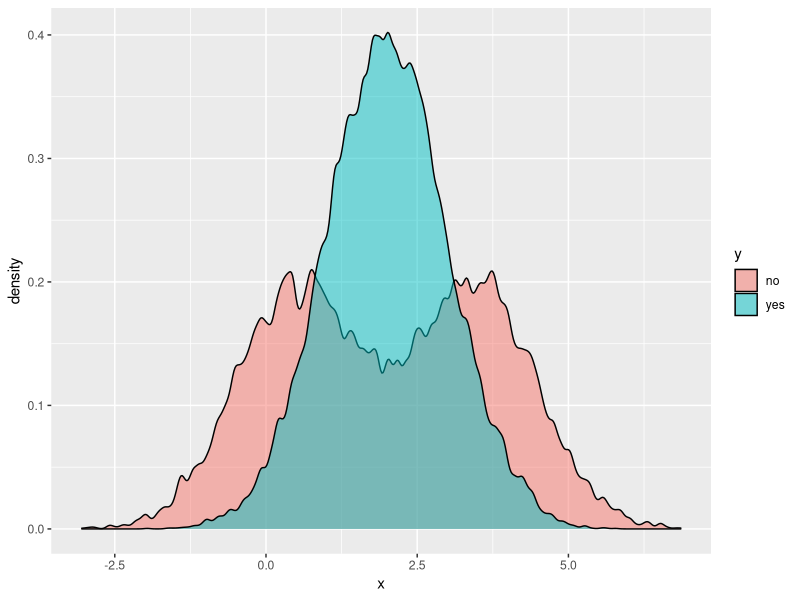
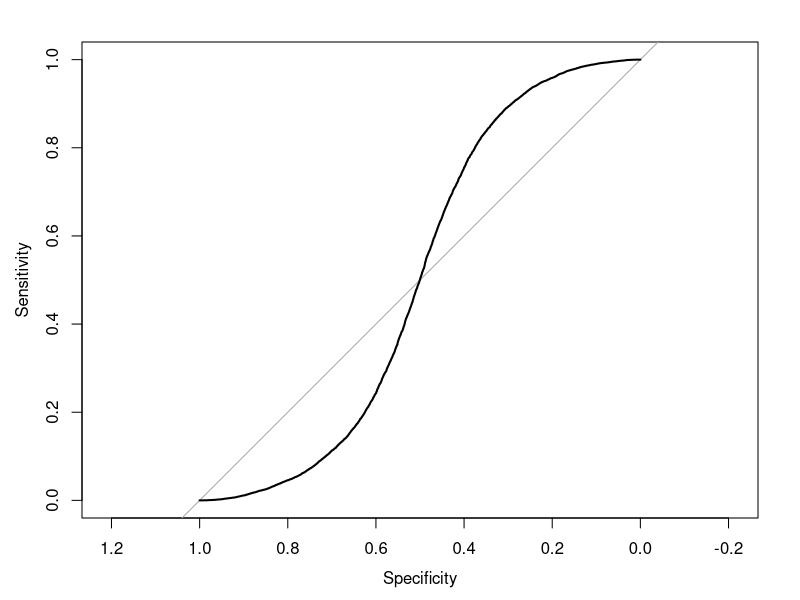
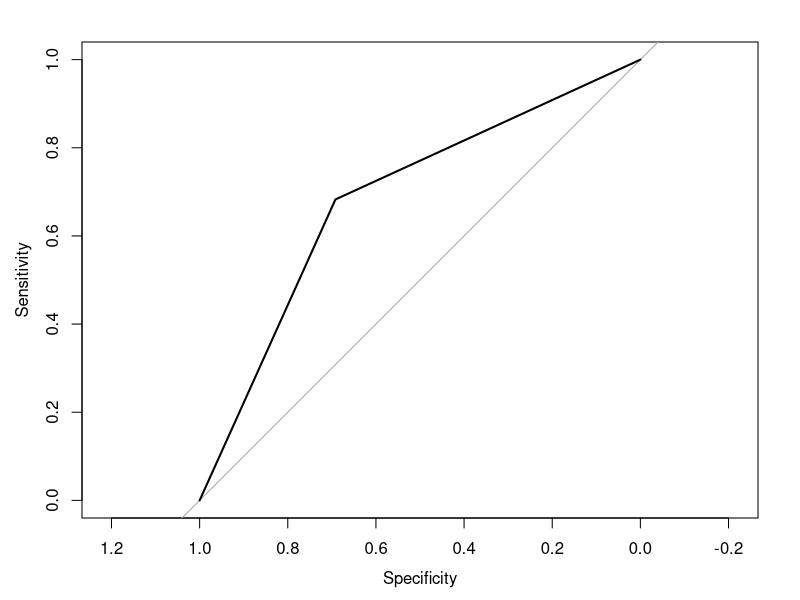

These charts were generated, in order, by the following R code: (Note: this script raises an error after producing the figures.)
## ---- chunk 1
botschaft = c(0, 1, 1, 0, 0, 1, 0, 1)
signal = c(-0.19, 0.22, 0.40, -0.10, 0.43, 0.79, 0.25, 0.52)
## ---- chunk 2
idcs_sortierung = order(signal)
messtabelle = data.frame(botschaft = botschaft[idcs_sortierung],
												 signal = signal[idcs_sortierung])
messtabelle
## ---- chunk 3
schwelle = c(min(messtabelle$signal) - 1,
						 messtabelle$signal[-8] + diff(messtabelle$signal)/2,
						 max(messtabelle$signal) + 1)
## ---- chunk 4
library(ggplot2)     # Plotten
library(pROC)        # ROC berechnen
library(caret)       # Für XGB Tree
library(data.table)  # Weil data.table geil ist
## ---- chunk 5
# Die Gesamtzahl der Punkte ist size*4
size = 10000

tach = data.frame(x = c(rnorm(n = size, mean = 0.5), rnorm(size, 3.5), rnorm(2*size, 2)),
                  y = factor(rep(c("no", "yes"), each = 2*size)))

ggplot(tach, aes(x, fill = y)) + geom_density(bw = 0.05, alpha = 0.5)
## ---- chunk 6
roc(tach$y, tach$x, algorithm = 3)
## ---- chunk 7
plot(roc(tach$y, tach$x, algorithm = 3))
## ---- chunk 8
tach$naive_pred = as.numeric(tach$x > 1 & tach$x < 3)

plot(roc(tach$y, tach$naive_pred, algorithm = 3))
## ---- chunk 9
roc(tach$y, tach$naive_pred, algorithm = 3)
## ---- chunk 10
modell_xgb = train(form = as.formula("y ~ x"), data = tach, method = "xgbTree",
                   tuneGrid = expand.grid(nrounds = 20,
                                          max_depth = 6,
                                          eta = 1,
                                          gamma = 1,
                                          colsample_bytree = 1,
                                          subsample = 1,
                                          min_child_weight = 1),
                   trControl = trainControl(method = "none", classProbs = TRUE),
                   metric = "twoClassSummary")

# Die Predictions als neue Spalte anhängen
tach$xgb_predict = predict(modell_xgb, tach, type = "prob")[, 2]
## ---- chunk 11
ggplot(tach, aes(xgb_predict, fill = y)) + geom_density(bw = 0.01, alpha = 0.5)
## ---- chunk 12
roc(tach$y, tach$xgb_predict, algorithm = 3)
## ---- chunk 13
plot(roc(tach$y, tach$xgb_predict, algorithm = 3))
## ---- chunk 14
# Ich liebe data.table!
tachdt = as.data.table(tach)

# Die Anzahl der Segmente, in die wir die x-Achse einteilen
anz_segm = 1000

tachdt$quanti = cut(tach$x, breaks = quantile(tach$x, probs = seq(0, 1, length = anz_segm + 1)),
                    labels = as.character(seq(1, anz_segm, by = 1)), include.lowest = TRUE)

# Danach berechnen wir pro Segment die "yesrate", also die Annahmerate, und
# kleben sie an die ursprüngliche Tabelle ran.
tachdt = merge(tachdt, tachdt[, .(yesrate = mean(ifelse(y == "yes", 1, 0))), quanti],
               by = "quanti", all.x = TRUE, sort = FALSE)

# Wenn man die yesrate auf ganze Zahlen abbildet und die Dichten getrennt nach
# der Zielvariable plottet, kommt was schönes heraus!
ggplot(tachdt, aes(as.integer(as.factor(yesrate)), fill = y)) + geom_density(alpha = 0.5, bw = 0.5)
## ---- chunk 15
roc(tachdt$y, tachdt$yesrate)
